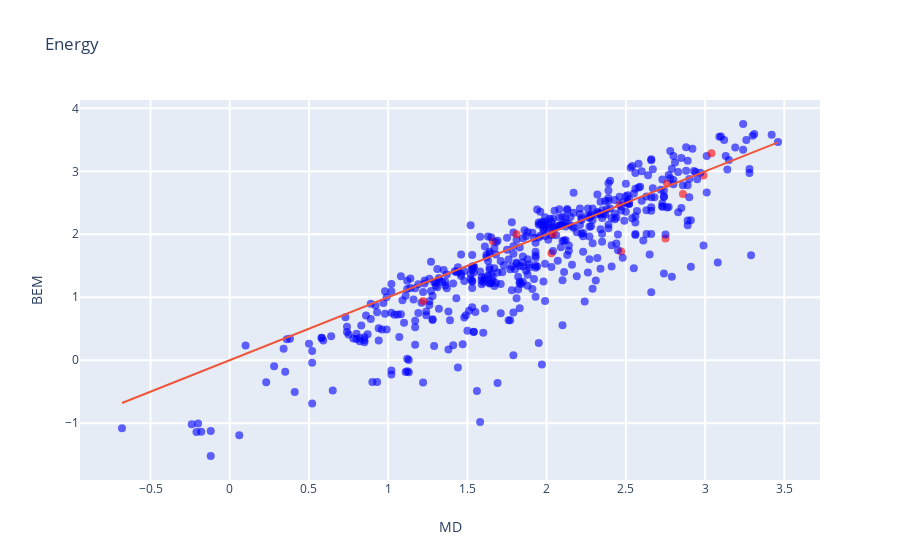
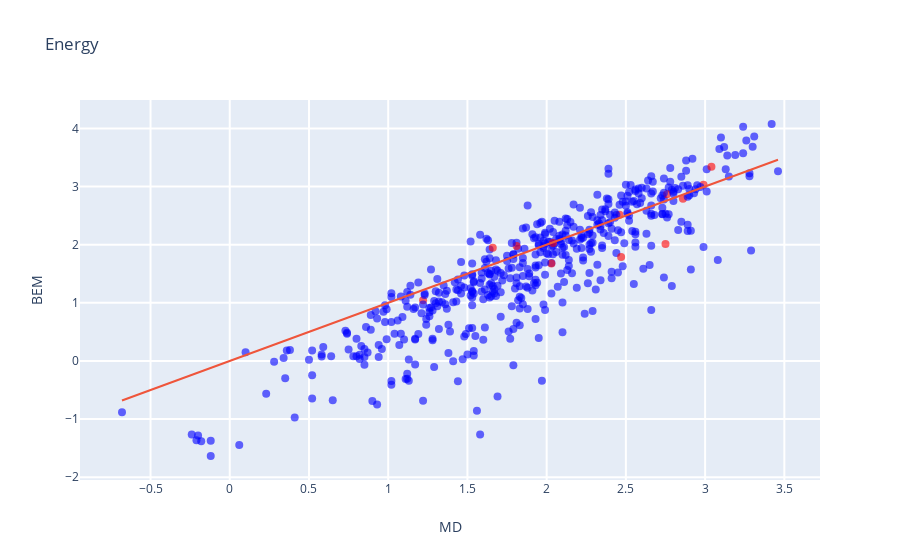

Notebook code for these charts, in order:
### Code cell
key_test = 'hexane'
plot_correl(dGnp_e, dGnp_i, iupac, key=key_test)
plot_correl(dGnp_e, dGnp_sasa, iupac, key=key_test)

### Figure 1 — Plotly figure (JSON) as saved in the notebook; plotly's stock layout.template omitted (floating-point values rounded to 4 significant figures; data arrays with more than 128 entries replaced by an {"elided": "..."} marker saying what was removed)
{"data": [{"hoverinfo": "text", "marker": {"color": {"elided": "497 str values"}, "opacity": 0.6, "size": 8}, "mode": "markers", "text": {"elided": "497 str values"}, "type": "scatter", "x": {"elided": "497 float values"}, "y": {"elided": "497 float values"}}, {"mode": "lines", "type": "scatter", "x": [-0.68, 3.46], "y": [-0.68, 3.46]}], "layout": {"hovermode": "closest", "showlegend": false, "title": {"text": "Energy"}, "xaxis": {"gridwidth": 2, "ticklen": 5, "title": {"text": "MD"}, "zeroline": false}, "yaxis": {"gridwidth": 2, "ticklen": 5, "title": {"text": "BEM"}}}}

### Figure 2 — Plotly figure (JSON) as saved in the notebook; plotly's stock layout.template omitted (floating-point values rounded to 4 significant figures; data arrays with more than 128 entries replaced by an {"elided": "..."} marker saying what was removed)
{"data": [{"hoverinfo": "text", "marker": {"color": {"elided": "497 str values"}, "opacity": 0.6, "size": 8}, "mode": "markers", "text": {"elided": "497 str values"}, "type": "scatter", "x": {"elided": "497 float values"}, "y": {"elided": "497 float values"}}, {"mode": "lines", "type": "scatter", "x": [-0.68, 3.46], "y": [-0.68, 3.46]}], "layout": {"hovermode": "closest", "showlegend": false, "title": {"text": "Energy"}, "xaxis": {"gridwidth": 2, "ticklen": 5, "title": {"text": "MD"}, "zeroline": false}, "yaxis": {"gridwidth": 2, "ticklen": 5, "title": {"text": "BEM"}}}}
